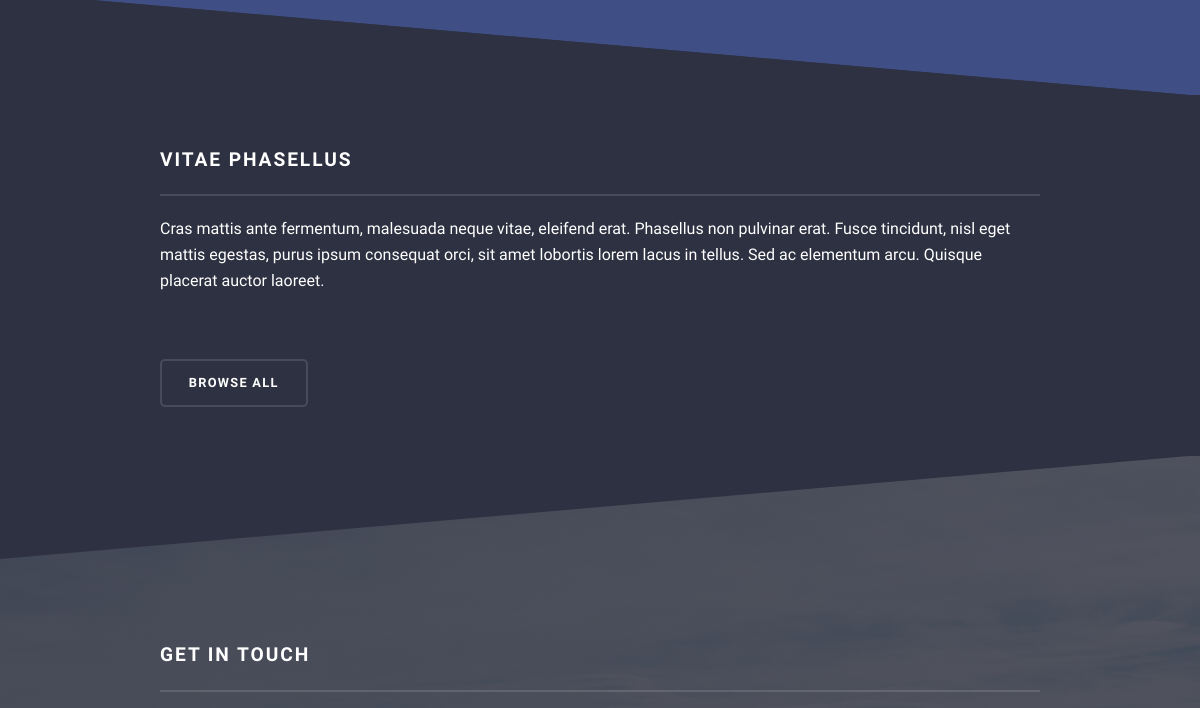
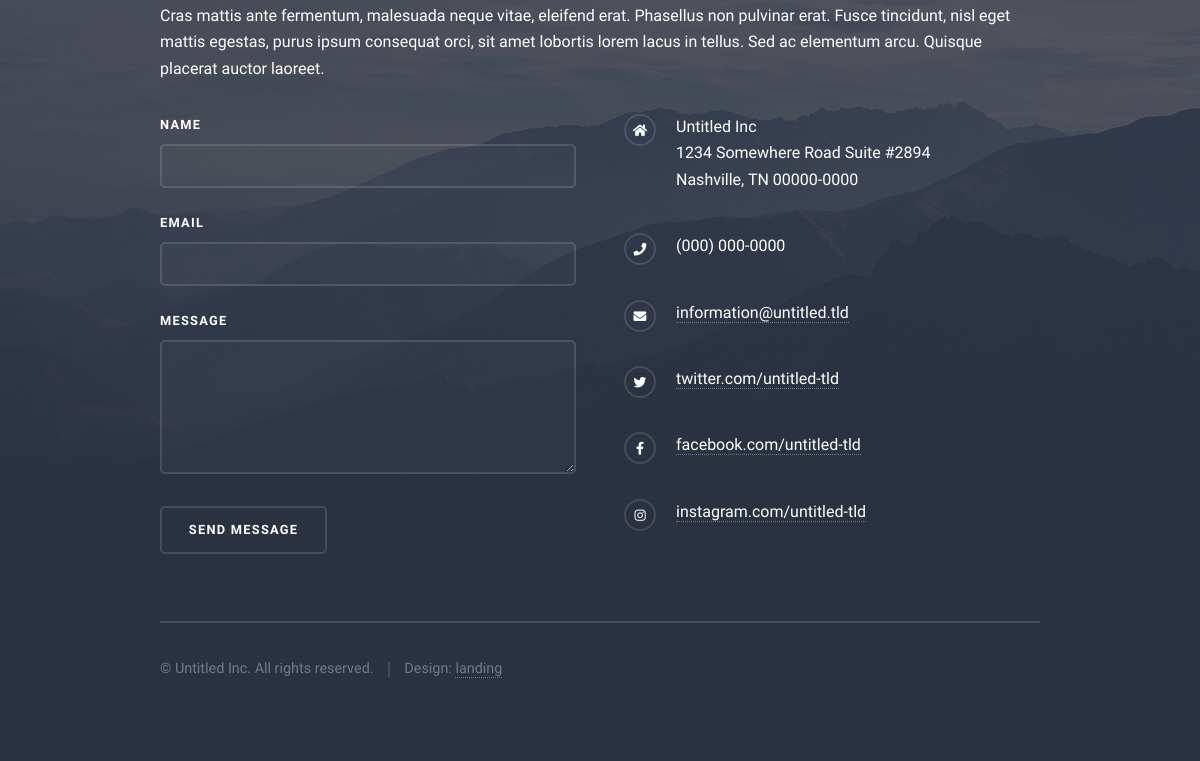
Before: / (lower part) with the older database file (2 pictures, top to bottom).
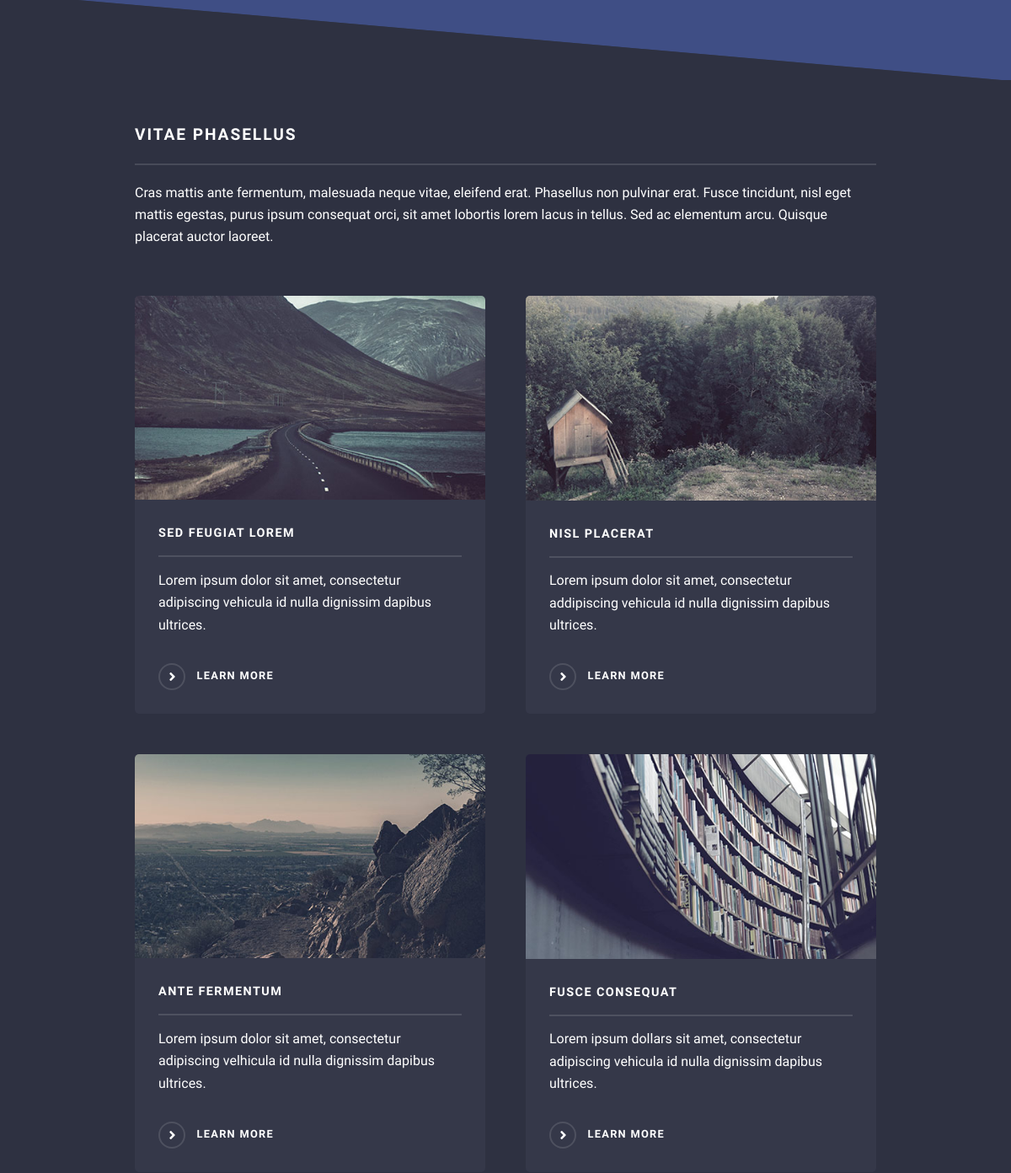
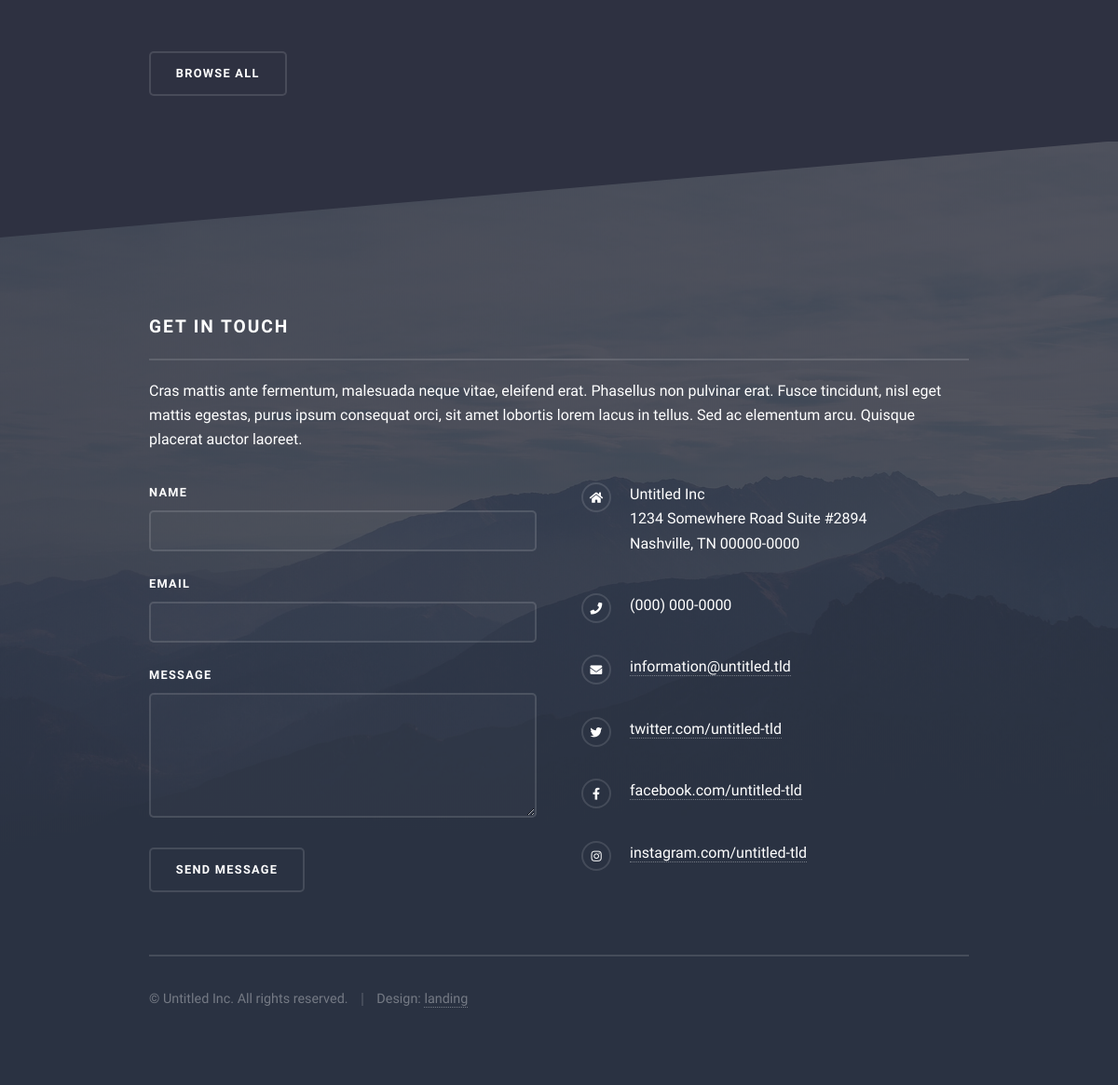
After: the same page with the newer database file (2 pictures, top to bottom).
### main/models.py (models this page shows, shortened)
class Post(models.Model):
    name = models.CharField(max_length=250, unique=True)
    slug = models.CharField(max_length=250, unique=True)
    image = models.ImageField(upload_to="post_images")
    description = models.TextField(max_length=500)

### main/views.py (the view)
# urls.py: path('', IndexView.as_view(), name='index'),
class IndexView(ListView):
    model = Post
    template_name = "main/index.html"
    def get_queryset(self, *args, **kwargs):
        queryset = super().get_queryset()
        return queryset.all()

### main/templates/main/index.html (shortened to what this page needs)
{% load static %}
<!DOCTYPE HTML>
<html>
	<head>
		<link rel="stylesheet" href="{% static 'assets/css/main.css' %}" />
	</head>
	<body class="is-preload">
			<div id="page-wrapper">
					<section id="wrapper">
							<section id="four" class="wrapper alt style1">
								<div class="inner">
									<h2 class="major">Vitae phasellus</h2>
									<p>Cras mattis ante fermentum, malesuada neque vitae, eleifend erat. Phasellus non pulvinar erat. Fusce tincidunt, nisl eget mattis egestas, purus ipsum consequat orci, sit amet lobortis lorem lacus in tellus. Sed ac elementum arcu. Quisque placerat auctor laoreet.</p>
									<section class="features">
										{% for post in object_list %}
											<article>
											<a href="{% url 'main:details' post.slug %}" class="image"><img src="{{post.image.url}}" alt="" /></a>
											<h3 class="major">{{post.name}}</h3>
											<p>{{post.description}}</p>
											<a href="{% url 'main:details' post.slug %}" class="special">Learn more</a>
										</article>
										{% endfor %}
									</section>
									<ul class="actions">
										<li><a href="#" class="button">Browse All</a></li>
									</ul>
								</div>
							</section>
					</section>
					<section id="footer">
						<div class="inner">
							<h2 class="major">Get in touch</h2>
							<p>Cras mattis ante fermentum, malesuada neque vitae, eleifend erat. Phasellus non pulvinar erat. Fusce tincidunt, nisl eget mattis egestas, purus ipsum consequat orci, sit amet lobortis lorem lacus in tellus. Sed ac elementum arcu. Quisque placerat auctor laoreet.</p>
							<form method="post" action="#">
								<div class="fields">
									<div class="field">
										<label for="name">Name</label>
										<input type="text" name="name" id="name" />
									</div>
									<div class="field">
										<label for="email">Email</label>
										<input type="email" name="email" id="email" />
									</div>
									<div class="field">
										<label for="message">Message</label>
										<textarea name="message" id="message" rows="4"></textarea>
									</div>
								</div>
								<ul class="actions">
									<li><input type="submit" value="Send Message" /></li>
								</ul>
							</form>
							<ul class="contact">
								<li class="icon solid fa-home">
									Untitled Inc<br />
									1234 Somewhere Road Suite #2894<br />
									Nashville, TN 00000-0000
								</li>
								<li class="icon solid fa-phone">(000) 000-0000</li>
								<li class="icon solid fa-envelope"><a href="#">information@untitled.tld</a></li>
								<li class="icon brands fa-twitter"><a href="#">twitter.com/untitled-tld</a></li>
								<li class="icon brands fa-facebook-f"><a href="#">facebook.com/untitled-tld</a></li>
								<li class="icon brands fa-instagram"><a href="#">instagram.com/untitled-tld</a></li>
							</ul>
							<ul class="copyright">
								<li>&copy; Untitled Inc. All rights reserved.</li><li>Design: <a href="#">landing</a></li>
							</ul>
						</div>
					</section>
			</div>
	</body>
</html>

Changed rows visible on the page:
added Post: image (picture), name "SED FEUGIAT LOREM", description "Lorem ipsum dolor sit amet, consectetur adipiscing vehicula id nulla dignissim dapibus ultrices."
added Post: image (picture), name "NISL PLACERAT", description "Lorem ipsum dolor sit amet, consectetur addipiscing vehicula id nulla dignissim dapibus ultrices."
added Post: image (picture), name "ANTE FERMENTUM", description "Lorem ipsum dolor sit amet, consectetur adipiscing velhicula id nulla dignissim dapibus ultrices."
added Post: image (picture), name "FUSCE CONSEQUAT", description "Lorem ipsum dollars sit amet, consectetur adipiscing vehicula id nulla dignissim dapibus ultrices."
